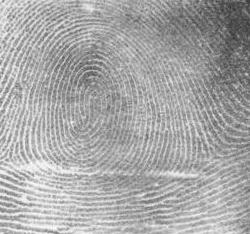
#> input picture data/Fingerprint_Whorl.jpg, 250 x 234 px
$ jupyter execute 'Fourier Filtering.ipynb'
#> lines starting #> are read from the running program, lines starting #| are printed output that depends on the picture
[cell 1]
from skimage import draw
import numpy as np
import matplotlib.pyplot as plt

img = np.zeros((256,256), dtype=np.uint8)
lowpass = np.zeros((256,256), dtype=np.uint8)
highpass = np.ones((256,256), dtype=np.uint8)
bandpass = np.zeros((256,256), dtype=np.uint8)

[cell 2]
w=32
#Create an image of a rectangle
start = (127-w, 127-w)
extent = (2*w, 2*w)
yy, xx = draw.rectangle(start, extent=extent) #real width 2*w+1
#yy, xx = draw.circle(128, 128, w) #this is a circle
img[yy, xx] = 1

filter_diameter=20
yy_f, xx_f = draw.circle(127, 127, filter_diameter)
lowpass[yy_f, xx_f] = 1 #lowpass filter, 1 in the circle, 0 around
highpass[yy_f, xx_f]= 0 #highpass filter, 0 in the circle, 1 around

# [5 lines of commented-out code are left out]

plt.figure(figsize=(18,6), constrained_layout=False)

#Fast Fourier Transformation
img_c1 = np.fft.fft2(img)
img_c2 = np.fft.fftshift(img_c1)
img_c3 = np.fft.ifftshift(img_c2)
img_c4 = np.fft.ifft2(img_c3)

plt.subplot(151), plt.imshow(img, "gray"), plt.title("Original Image")
plt.subplot(152), plt.imshow(np.log(1+np.abs(img_c1)), "gray"), plt.title("Spectrum")
plt.subplot(153), plt.imshow(np.log(1+np.abs(img_c2)), "gray"), plt.title("Centered Spectrum")
plt.subplot(154), plt.imshow(np.log(1+np.abs(img_c3)), "gray"), plt.title("Decentralized")
plt.subplot(155), plt.imshow(np.abs(img_c4), "gray"), plt.title("Processed Image")

plt.show()
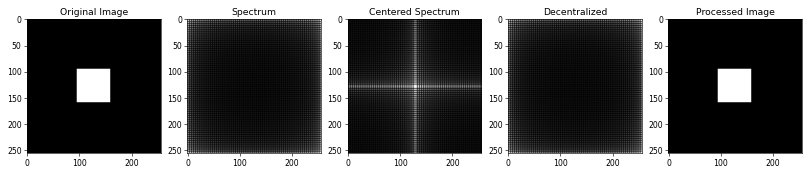
#> figure drawn by matplotlib, 5 panels

[cell 3]
#Filtering is just a multiplication
plt.figure(figsize=(18,6), constrained_layout=False)

plt.subplot(141), plt.imshow(np.abs(img),"gray"), plt.title('Original')

fourier_transformed = np.fft.fftshift(np.fft.fft2(img))
plt.subplot(142), plt.imshow(np.log(1+np.abs(fourier_transformed)),'gray'), plt.title('Fourier Transformed')

fourier_filtered = fourier_transformed*lowpass

plt.subplot(143), plt.imshow(np.log(1+np.abs(fourier_filtered)),'gray'), plt.title('Fourier Filtered')

inverse_fourier_transformed = np.fft.ifft2(np.fft.ifftshift(fourier_filtered))

plt.subplot(144), plt.imshow(np.abs(inverse_fourier_transformed),"gray"), plt.title('Processed Image')
plt.show()
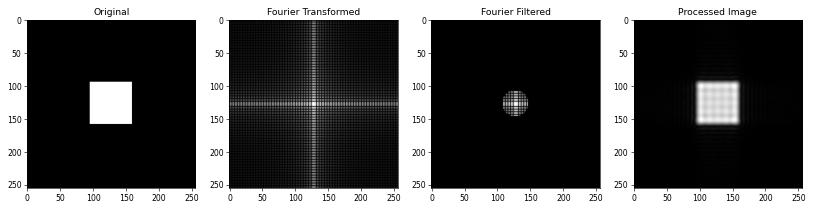
#> figure drawn by matplotlib, 4 panels

### Aufgabe
Versuchen sie das Bild eines Fingerabdrucks so gut es geht zu bearbeiten, so dass nur die Papillarleisten sichtbar bleiben. Benutzen Sie dazu die Fourierfilterung. Das erste Programm lädt den Fingerabdruck aus einer Datei. Das zweite (rück)tranformiert das Bild und wendet den Filter an.

[cell 4]
from skimage import io
from skimage.color import rgb2gray
from skimage.transform import resize

finger = io.imread('data/Fingerprint_Whorl.jpg')
#> finger is the input picture: shape (234, 250); min 45, max 255, mean 167.4
finger = rgb2gray(finger)           #Umwandlung in ein Graustufenbild
finger = resize(finger, (256,256))  #Skalierung für die FFT
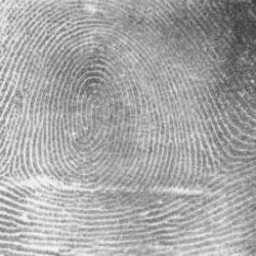
#> finger: shape (256, 256) float64; min 0.214, max 0.988, mean 0.657
plt.imshow(finger,"gray");

[cell 5]
fourier_transformed = np.fft.fftshift(np.fft.fft2(finger))
fourier_filtered = fourier_transformed * lowpass #<- Here goes your filter
inverse_fourier_transformed = np.fft.ifft2(np.fft.ifftshift(fourier_filtered))
plt.imshow(finger-np.abs(inverse_fourier_transformed),"gray")
plt.colorbar();
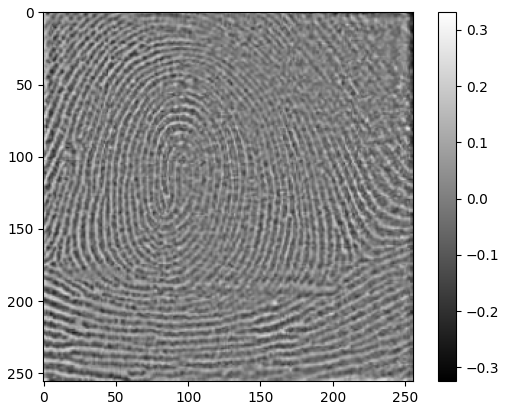
#> figure drawn by matplotlib, 2 panels

[cell 6]
img=np.zeros((256,256),dtype=np.uint8)
img[125:129,:]=1


plt.imshow(img,'gray')
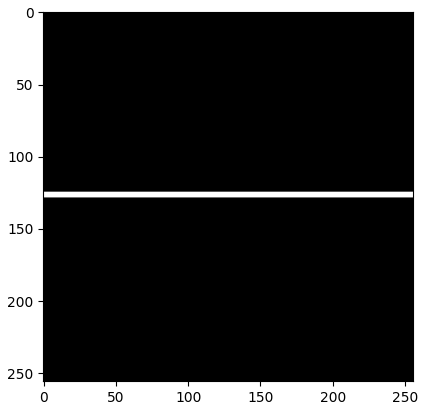
#> figure drawn by matplotlib, 1 panel

[cell 7]
highpass = np.ones((256,256), dtype=np.uint8)
filter_diameter=60
yy_f, xx_f = draw.circle(127, 127, filter_diameter)
highpass[yy_f, xx_f]= 0 #highpass filter, 0 in the circle, 1 around

finger2=img
fourier_transformed2 = np.fft.fftshift(np.fft.fft2(finger2))
fourier_filtered2 = fourier_transformed2 * highpass #<- Here goes your filter
inverse_fourier_transformed2 = np.fft.ifft2(np.fft.ifftshift(fourier_filtered2))
plt.imshow(np.log(1+np.abs(inverse_fourier_transformed2)),"gray")
plt.colorbar();
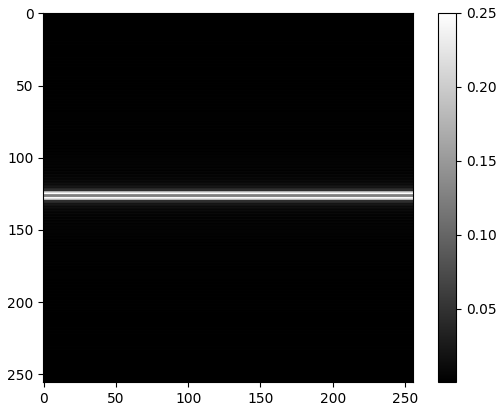
#> figure drawn by matplotlib, 2 panels

$ run again, with data/turm.png saved as data/Fingerprint_Whorl.jpg
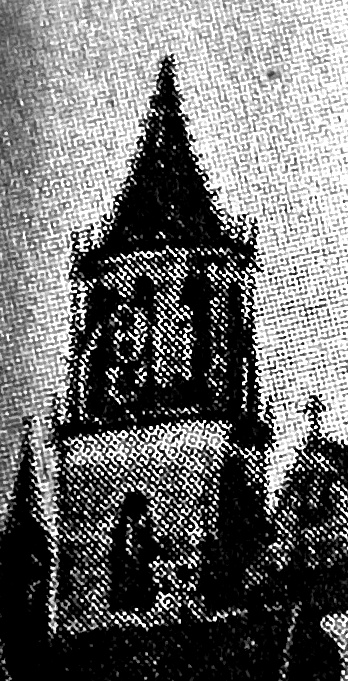
#> input picture data/turm.png, 348 x 681 px
#> finger is the input picture: shape (681, 348); min 0, max 255, mean 110.2
#> `finger = resize(finger, (256,256))`:
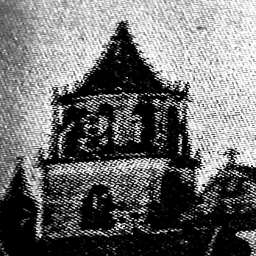
#> finger: shape (256, 256) float64; min 0, max 1, mean 0.432
#> `[cell 5] fourier_transformed = np.fft.fftshift(np.fft.fft2(finger)) fo..`:
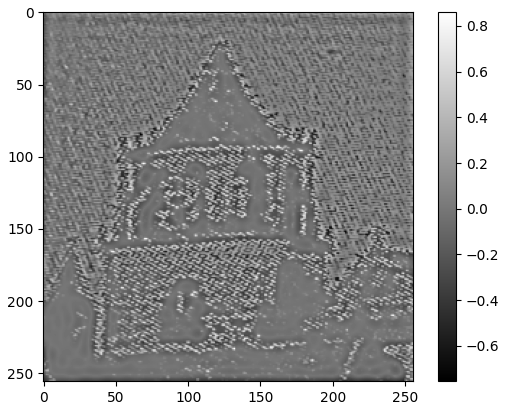
#> figure drawn by matplotlib, 2 panels
